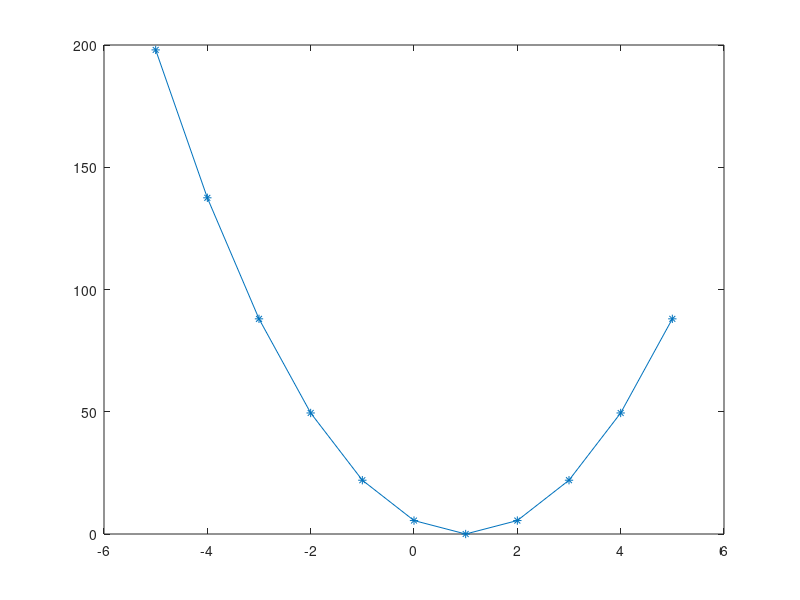

The MATLAB source for this figure:
x=1:5;
y_act=1:5;

th1=-5:5;

h=th1'*x;
y_act=repmat(y_act,[size(th1,1),1]);
er=((h-y_act).^2)*(1/(2*size(x,2)));
cost=sum(er,2);
% er=(1/(2*size(x,2)))*((repmat(y_act,[size(th1,2),1])-h).^2)
plot(th1,cost,'-*')

th1(cost==min(cost))